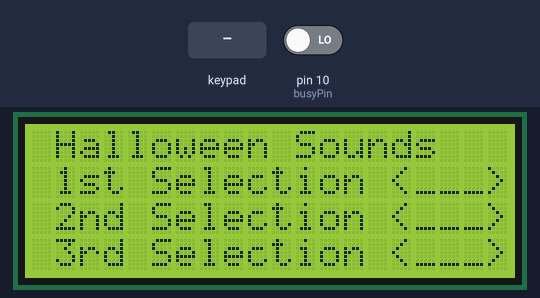
Recording of a sketch running on a simulated Arduino Uno, built with avr-gcc and run on an emulated ATmega328P. Shown: 20×4 character LCD. Inputs (shaded band) come from the test bench; at power-on: pin 10 (busyPin) LOW. The audio player accepts every command and is not drawn; what the sketch prints to the serial monitor is not drawn.

Above: at 1.8 s.
1.9 s: keypad keys 9 8 7 6 pressed 0.4 s apart
At 3.0 s:
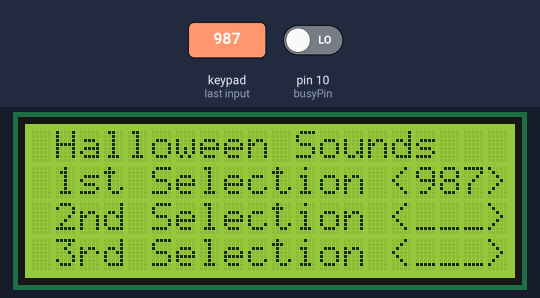
5.0 s: key 'A' pressed
6.5 s: keypad keys 9 8 7 6 # pressed 0.4 s apart
At 8.7 s:
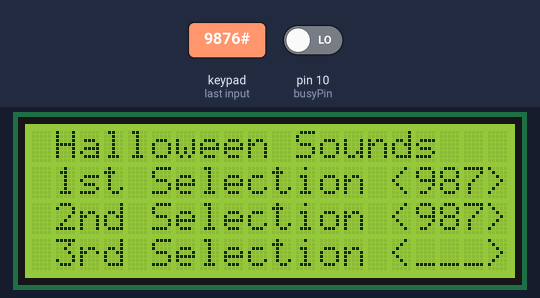
10.0 s: key 'B' pressed
11.5 s: pin 10 (busyPin) driven HIGH
13.0 s: key 'C' pressed
Timing chart, 0 to 15.5 s (numbered marks = the images above; inputs shaded):
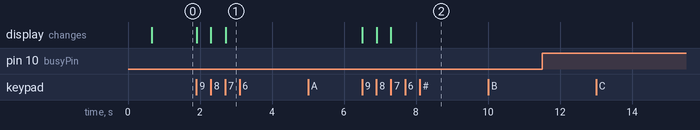

The sketch:

jukeBox.ino
```cpp
#include <Keypad.h>
#include "SoftwareSerial.h"
#include "DFRobotDFPlayerMini.h"
#include <Wire.h>
#include <hd44780.h> // main hd44780 header
#include <hd44780ioClass/hd44780_I2Cexp.h>
hd44780_I2Cexp lcd;
int row = 16;
byte currentSelection = 1; // Tracks the current selection (1st, 2nd, 3rd)
const byte ROWS = 4;       // four rows
const byte COLS = 4;       // three columns
char keys[ROWS][COLS] =
    {
        {'1', '2', '3', 'A'},
        {'4', '5', '6', 'B'},
        {'7', '8', '9', 'C'},
        {'*', '0', '#', 'D'}};
const byte busyPin = 10;
const byte buttonPin = 8;
const byte pinLed = 5;
const byte ssRXPin = 11;
const byte ssTXPin = 12;
byte playIndex = 0;
byte rowPins[ROWS] = {9, 8, 7, 6}; // connect to the row pinouts of the
byte keyBufferIndex = 0;
byte colPins[COLS] = {5, 4, 3, 2}; // connect to the column pinouts of the
bool cancel = false;
Keypad keypad = Keypad(makeKeymap(keys), rowPins, colPins, ROWS, COLS);
SoftwareSerial mp3ss(ssRXPin, ssTXPin); // RX, TX
DFRobotDFPlayerMini myDFPlayer;
char key;
char keyBuffer[21];
bool newEntry = false;
byte track = 0;
byte trackList[3] = {0, 0, 0};
byte trackIndex = 0;
byte numTracks = 0;
byte mode = 0;
bool playList = false;
static bool lastBusyPinState = 0;
byte currentDisplayLine = 1;
#define MAX_SEQUENCE_LENGTH 10 // Maximum length of the sequence list

int sequenceList[MAX_SEQUENCE_LENGTH]; // Array to store the sequence list
int sequenceLength = 0;                // Current length of the sequence list
// Function to add a track to the sequence list
void addToSequenceList(int trackNumber)
{
  if (sequenceLength < MAX_SEQUENCE_LENGTH)
  {
    sequenceList[sequenceLength] = trackNumber;
    sequenceLength++;
    Serial.print("Track ");
    Serial.print(trackNumber);
    Serial.println(" added to sequence list");
  }
  else
  {
    Serial.println("Sequence list is full");
  }
}

// Function to play the sequence
void playSequence()
{
  for (int i = 0; i < sequenceLength; i++)
  {
    // myDFPlayer.playFolder(1, sequenceList[i]); // Assuming track numbers are in folder 1
    // delay(1000);                               // Adjust delay as needed
  }
}

// Function to stop the sequence
void stopSequence()
{
  // playList = true;
  keyBufferIndex = 0;
  // playSequence();
}

void skipSequence()
{
  delay(1000);
  // playIndex++;
  Serial.print("play index number: ");
  Serial.println(playIndex);
  Serial.print("sequence total number : ");
  Serial.println(sequenceLength);
  if (playIndex != sequenceLength) // last track?
  {
    myDFPlayer.play(sequenceList[playIndex]);
    playIndex++;
    playList = false;
  }
}
void continuePlaying()
{
  bool busyPinState = digitalRead(busyPin); // read the busy pin

  if (busyPinState == 1 && playIndex == 1 && cancel) // has it gone from low to high?, meaning the track finished
  {

    Serial.print("play number continue 1  = ");
    Serial.println(sequenceList[playIndex]);
    Serial.print("play index continue = ");
    Serial.println(playIndex);
    myDFPlayer.play(sequenceList[playIndex]);
    playIndex++;
  }
  if (busyPinState == 1 && playIndex == 2 && cancel) // has it gone from low to high?, meaning the track finished
  {

    Serial.print("play number continue 2 = ");
    Serial.println(sequenceList[playIndex]);
    Serial.print("play index continue = ");
    Serial.println(playIndex);
    myDFPlayer.play(sequenceList[playIndex]);
    playIndex++;
  }
  if (busyPinState == 1 && playIndex == 3 && cancel) // has it gone from low to high?, meaning the track finished
  {

    Serial.print("play number continue 3  = ");
    Serial.println(sequenceList[playIndex]);
    Serial.print("play index continue = ");
    Serial.println(playIndex);
    myDFPlayer.play(sequenceList[playIndex]);
    // cancel = false;
  }
  if (busyPinState == 1 && playIndex == 2 && cancel) // has it gone from low to high?, meaning the track finished
  {

    Serial.print("play number continue 2 = ");
    Serial.println(sequenceList[playIndex]);
    Serial.print("play index continue = ");
    Serial.println(playIndex);
    myDFPlayer.play(sequenceList[playIndex]);
    // cancel = false;
  }
}
void playTheList()
{

  static unsigned long timer = 0;
  unsigned long interval = 100;
  if (millis() - timer >= interval)
  {
    timer = millis();

    // %%%%%%%%%%%%%%%%%%%%%%%%%%%%%%%%%%%%%%%%%%%%%%%%%%%%%%%%%%%%%
    bool busyPinState = digitalRead(busyPin);                           // read the busy pin
    if (busyPinState != lastBusyPinState && playIndex < sequenceLength) // has it changed?
    {
      if (busyPinState == 1) // has it gone from low to high?, meaning the track finished
      {
        Serial.print("playing number  = ");
        Serial.println(sequenceList[playIndex]);
        Serial.print("song index = ");
        Serial.println(playIndex);
        myDFPlayer.stop();
        delay(500);
        myDFPlayer.play(sequenceList[playIndex]);
        playIndex++;                    // next track
        if (playIndex > sequenceLength) // last track?
        {
          sequenceLength = 0;
          playIndex = 0;      // reset list
          keyBuffer[0] = 'C'; // set up for stop mode
          mode = 6;           // call stop mode
          playList = false;
          cancel = false;
        }
        Serial.print("still playing next: ");
        Serial.println(playIndex);
      }
      lastBusyPinState = busyPinState; // remember the last busy state

      // %%%%%%%%%%%%%%%%%%%%%%%%%%%%%%%%%%%%%%%%%%%%%%%%%%%%%%%%%%%%%%%%
    }
  }
}

void getEntry(char key)
{
  static boolean entryStarted = false;
  if (key == 'C' && sequenceLength > 1)
  {
    cancel = true;
    Serial.println(F(" stop the playing"));
    keyBufferIndex = 0;
    Serial.println(F(" skipping the track"));
    skipSequence();

    // playList = false;
  }
  // Increment current selection or wrap back to 1
  if (key == 'A')
  {
    currentSelection++;
    row = 16;
    if (currentSelection > 3)
    {
      currentSelection = 1;
    }
  }
  if (key == 'D')
  { // Delete last key entry
    if (keyBufferIndex > 0)
    {
      memset(keyBuffer, 0, sizeof(keyBuffer));
      keyBufferIndex = 0;
      row = 16;
      // Serial.print(F("\t\t"));
      Serial.print(sequenceList[sequenceLength]);
      Serial.println(F(" deleted track"));

      // Reset display
      // sequenceList[sequenceLength] = trackNumber;
      // sequenceLength--;
      if (currentSelection == 1)
      {
        lcd.setCursor(0, 1);
        lcd.print(" 1st Selection <___> ");
      }
      else if (currentSelection == 2)
      {
        lcd.setCursor(0, 2);
        lcd.print(" 2nd Selection <___> ");
      }
      else if (currentSelection == 3)
      {
        lcd.setCursor(0, 3);
        lcd.print(" 3rd Selection <___> ");
      }
      // return;
    }
  }
  if (key == '#')
  { // End of entry
    keyBuffer[keyBufferIndex] = '\0';
    entryStarted = false;
    newEntry = true;
  }
  else if (key == '*' || key == 'A' || key == 'B' || key == 'C')
  { // Action keys
    if (keyBufferIndex > 0)
    { // Check if a track number has been entered
      switch (key)
      {
      case '*': // Play immediate
        Serial.println(F(" play immediate"));
        myDFPlayer.play(atoi(keyBuffer)); // Assuming track numbers are in folder 1
        keyBufferIndex = 0;
        // Clear the buffer
        memset(keyBuffer, 0, sizeof(keyBuffer));
        break;
      case 'A': // Add to sequence list
        Serial.println(F(" add to list"));
        addToSequenceList(atoi(keyBuffer));
        // Clear the buffer
        memset(keyBuffer, 10, sizeof(keyBuffer));
        // keyBufferIndex = 0;
        break;
      case 'B': // Play sequence
        Serial.println(F(" playing the sequence"));
        playList = true;
        keyBufferIndex = 0;
        playSequence();
        break;
      case 'C': // STOP sequence
        Serial.println(F(" stop the playings"));
        keyBufferIndex = 0;
        stopSequence();
        break;
      default:
        break;
      }
    }
  }

  else if (key != '#' && key != '*' && key != 'D')
  { // Continue entry
    if (keyBufferIndex < 9 && isDigit(key))
    {
      // Serial.println("entry1");
      if (row <= 18) // max length to go
      {
        // Serial.println("entry2");
        keyBuffer[keyBufferIndex] = key;
        keyBufferIndex++;
        // Update LCD screen with entered track number for current selection
        lcd.setCursor(row, currentSelection); // Adjust the cursor position as needed
        lcd.print(key);
        row++;
      }
    }
  }
}
float entryToFloat(char *entry)
{
  return (atof(entry));
}
int entryToInt(char *entry)
{
  return (atoi(entry));
}

void setup()
{
  Serial.begin(115200);
  Serial.print(F("Enter track number then enter action"));
  Serial.println(F(" # = ENTER"));
  Serial.println(F(" * = Play immediate"));
  Serial.println(F(" A = Add to sequence list"));
  Serial.println(F(" B = Play sequence"));
  Serial.println(F("To add track 18 to the list, \"18A\""));
  Serial.println(F("To play track 3 immediately, \"3*\""));
  Serial.println(F(" C = STOP sequence"));
  Serial.println(F("\n\n"));
  mp3ss.begin(9600);
  myDFPlayer.begin(mp3ss);
  myDFPlayer.volume(20);
  // myDFPlayer.play(3);
  lcd.begin(20, 4);
  lcd.clear(); // the only time that you should use clear
  lcd.print(" Halloween Sounds ");
  lcd.setCursor(0, 1);
  lcd.print(" 1st Selection <___> ");
  lcd.setCursor(0, 2);
  lcd.print(" 2nd Selection <___>");
  lcd.setCursor(0, 3);
  lcd.print(" 3rd Selection <___>");
}
void loop()
{
  key = keypad.getKey();
  if (key)
  {
    Serial.print(F(" key code = "));
    Serial.print(key);
    getEntry(key);
  }
  if (playList)
  {
    playTheList();
  }

  continuePlaying();
}
```

Measured:
- after the input at 1.9 s, the display: first changes at once (image 1 shows a later state)
- after the input at 5.0 s, every drawn part: stays the same
- after the input at 6.5 s, the display: first changes at once (image 2 shows a later state)
- after the input at 10.0 s, every drawn part: stays the same
- after the input at 11.5 s, every drawn part: stays the same
- after the input at 13.0 s, every drawn part: stays the same
